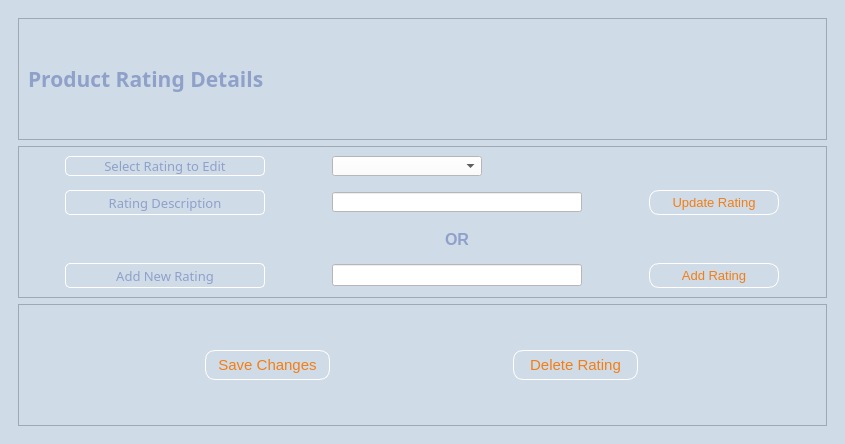
<?xml version="1.0" encoding="UTF-8"?>
<ui version="4.0">
 <class>ProductRatingDetail</class>
 <widget class="QMainWindow" name="ProductRatingDetail">
  <property name="geometry">
   <rect>
    <x>0</x>
    <y>0</y>
    <width>845</width>
    <height>444</height>
   </rect>
  </property>
  <property name="windowTitle">
   <string>Product Rating Details</string>
  </property>
  <property name="styleSheet">
   <string notr="true">background-color:#D0DBE8</string>
  </property>
  <widget class="QWidget" name="centralwidget">
   <layout class="QVBoxLayout" name="verticalLayout">
    <item>
     <widget class="QScrollArea" name="scrollArea">
      <property name="styleSheet">
       <string notr="true">QLineEdit{background-color:white;}
QPushButton{border:1px solid white; border-radius:10px;}
QLabel{color: #8FA0C9;}
QComboBox{background-color:white;}
QScrollBar{background: black;}
</string>
      </property>
      <property name="frameShape">
       <enum>QFrame::NoFrame</enum>
      </property>
      <property name="widgetResizable">
       <bool>true</bool>
      </property>
      <widget class="QWidget" name="scrollAreaWidgetContents">
       <property name="geometry">
        <rect>
         <x>0</x>
         <y>0</y>
         <width>823</width>
         <height>422</height>
        </rect>
       </property>
       <layout class="QVBoxLayout" name="verticalLayout_2">
        <item>
         <widget class="QFrame" name="frame">
          <property name="styleSheet">
           <string notr="true"/>
          </property>
          <property name="frameShape">
           <enum>QFrame::StyledPanel</enum>
          </property>
          <property name="frameShadow">
           <enum>QFrame::Raised</enum>
          </property>
          <layout class="QHBoxLayout" name="horizontalLayout_2">
           <item>
            <widget class="QLabel" name="Form_Name">
             <property name="font">
              <font>
               <family>Montserrat</family>
               <pointsize>16</pointsize>
               <weight>75</weight>
               <bold>true</bold>
              </font>
             </property>
             <property name="styleSheet">
              <string notr="true">color:#8FA0C9</string>
             </property>
             <property name="text">
              <string>Product Rating Details</string>
             </property>
             <property name="alignment">
              <set>Qt::AlignLeading|Qt::AlignLeft|Qt::AlignVCenter</set>
             </property>
            </widget>
           </item>
           <item>
            <widget class="QLabel" name="Hallywell_Linen_Company">
             <property name="maximumSize">
              <size>
               <width>437</width>
               <height>133</height>
              </size>
             </property>
             <property name="text">
              <string/>
             </property>
             <property name="pixmap">
              <pixmap>../../PycharmProjects/CIS-3365/Hallywell CRMS v1/Hallywell_Linen_Company.png</pixmap>
             </property>
             <property name="scaledContents">
              <bool>true</bool>
             </property>
            </widget>
           </item>
          </layout>
         </widget>
        </item>
        <item>
         <widget class="QFrame" name="frame_2">
          <property name="styleSheet">
           <string notr="true">QLineEdit{background-color:white;}
QComboBox{background-color:white;}
QLabel{color:#8FA0C9;}
QDoubleSpinBox{background-color:white;}
QPlainTextEdit{background-color:white;}
QLabel{border-radius:5px;border: 1px solid white;}
QPushButton{color:#F27E14;}
QPushButton::hover{border: solid black; background-color:white;}</string>
          </property>
          <property name="frameShape">
           <enum>QFrame::StyledPanel</enum>
          </property>
          <property name="frameShadow">
           <enum>QFrame::Raised</enum>
          </property>
          <layout class="QGridLayout" name="gridLayout">
           <property name="horizontalSpacing">
            <number>30</number>
           </property>
           <property name="verticalSpacing">
            <number>14</number>
           </property>
           <item row="2" column="1">
            <widget class="QLabel" name="label_2">
             <property name="minimumSize">
              <size>
               <width>0</width>
               <height>20</height>
              </size>
             </property>
             <property name="maximumSize">
              <size>
               <width>16777215</width>
               <height>20</height>
              </size>
             </property>
             <property name="font">
              <font>
               <pointsize>12</pointsize>
               <weight>75</weight>
               <bold>true</bold>
              </font>
             </property>
             <property name="styleSheet">
              <string notr="true">border:none;</string>
             </property>
             <property name="text">
              <string>OR</string>
             </property>
             <property name="alignment">
              <set>Qt::AlignCenter</set>
             </property>
            </widget>
           </item>
           <item row="0" column="0">
            <widget class="QLabel" name="label">
             <property name="minimumSize">
              <size>
               <width>200</width>
               <height>0</height>
              </size>
             </property>
             <property name="maximumSize">
              <size>
               <width>200</width>
               <height>16777215</height>
              </size>
             </property>
             <property name="font">
              <font>
               <family>Montserrat Medium</family>
               <pointsize>10</pointsize>
              </font>
             </property>
             <property name="frameShape">
              <enum>QFrame::Panel</enum>
             </property>
             <property name="frameShadow">
              <enum>QFrame::Raised</enum>
             </property>
             <property name="text">
              <string>Select Rating to Edit</string>
             </property>
             <property name="alignment">
              <set>Qt::AlignCenter</set>
             </property>
            </widget>
           </item>
           <item row="4" column="2">
            <widget class="QPushButton" name="add_button">
             <property name="minimumSize">
              <size>
               <width>120</width>
               <height>25</height>
              </size>
             </property>
             <property name="maximumSize">
              <size>
               <width>130</width>
               <height>16777215</height>
              </size>
             </property>
             <property name="font">
              <font>
               <pointsize>10</pointsize>
              </font>
             </property>
             <property name="text">
              <string>Add Rating</string>
             </property>
            </widget>
           </item>
           <item row="0" column="1">
            <widget class="QComboBox" name="comboBox_select">
             <property name="maximumSize">
              <size>
               <width>150</width>
               <height>20</height>
              </size>
             </property>
            </widget>
           </item>
           <item row="4" column="0">
            <widget class="QLabel" name="label_3">
             <property name="minimumSize">
              <size>
               <width>200</width>
               <height>0</height>
              </size>
             </property>
             <property name="maximumSize">
              <size>
               <width>150</width>
               <height>16777215</height>
              </size>
             </property>
             <property name="font">
              <font>
               <family>Montserrat Medium</family>
               <pointsize>10</pointsize>
              </font>
             </property>
             <property name="text">
              <string>Add New Rating</string>
             </property>
             <property name="alignment">
              <set>Qt::AlignCenter</set>
             </property>
            </widget>
           </item>
           <item row="1" column="0">
            <widget class="QLabel" name="label_4">
             <property name="minimumSize">
              <size>
               <width>200</width>
               <height>0</height>
              </size>
             </property>
             <property name="maximumSize">
              <size>
               <width>150</width>
               <height>16777215</height>
              </size>
             </property>
             <property name="font">
              <font>
               <family>Montserrat Medium</family>
               <pointsize>10</pointsize>
              </font>
             </property>
             <property name="frameShape">
              <enum>QFrame::Panel</enum>
             </property>
             <property name="frameShadow">
              <enum>QFrame::Raised</enum>
             </property>
             <property name="text">
              <string>Rating Description</string>
             </property>
             <property name="alignment">
              <set>Qt::AlignCenter</set>
             </property>
            </widget>
           </item>
           <item row="1" column="1">
            <widget class="QLineEdit" name="lineEdit_desc">
             <property name="maximumSize">
              <size>
               <width>250</width>
               <height>20</height>
              </size>
             </property>
             <property name="styleSheet">
              <string notr="true"/>
             </property>
            </widget>
           </item>
           <item row="1" column="2">
            <widget class="QPushButton" name="update_button">
             <property name="minimumSize">
              <size>
               <width>120</width>
               <height>25</height>
              </size>
             </property>
             <property name="maximumSize">
              <size>
               <width>130</width>
               <height>16777215</height>
              </size>
             </property>
             <property name="font">
              <font>
               <pointsize>10</pointsize>
              </font>
             </property>
             <property name="text">
              <string>Update Rating</string>
             </property>
            </widget>
           </item>
           <item row="4" column="1">
            <widget class="QLineEdit" name="lineEdit_new">
             <property name="maximumSize">
              <size>
               <width>250</width>
               <height>16777215</height>
              </size>
             </property>
            </widget>
           </item>
          </layout>
         </widget>
        </item>
        <item>
         <widget class="QFrame" name="frame_5">
          <property name="styleSheet">
           <string notr="true">QPushButton{color:#F27E14;}
QPushButton::hover{border: solid black; background-color:white;}</string>
          </property>
          <property name="frameShape">
           <enum>QFrame::StyledPanel</enum>
          </property>
          <property name="frameShadow">
           <enum>QFrame::Raised</enum>
          </property>
          <layout class="QHBoxLayout" name="horizontalLayout_4">
           <item>
            <widget class="QPushButton" name="save_Button">
             <property name="minimumSize">
              <size>
               <width>125</width>
               <height>30</height>
              </size>
             </property>
             <property name="maximumSize">
              <size>
               <width>120</width>
               <height>16777215</height>
              </size>
             </property>
             <property name="font">
              <font>
               <pointsize>11</pointsize>
              </font>
             </property>
             <property name="cursor">
              <cursorShape>PointingHandCursor</cursorShape>
             </property>
             <property name="text">
              <string>Save Changes</string>
             </property>
            </widget>
           </item>
           <item>
            <widget class="QPushButton" name="delete_Button">
             <property name="minimumSize">
              <size>
               <width>125</width>
               <height>30</height>
              </size>
             </property>
             <property name="maximumSize">
              <size>
               <width>125</width>
               <height>16777215</height>
              </size>
             </property>
             <property name="font">
              <font>
               <pointsize>11</pointsize>
              </font>
             </property>
             <property name="cursor">
              <cursorShape>PointingHandCursor</cursorShape>
             </property>
             <property name="text">
              <string>Delete Rating</string>
             </property>
            </widget>
           </item>
          </layout>
         </widget>
        </item>
       </layout>
      </widget>
     </widget>
    </item>
   </layout>
  </widget>
 </widget>
 <resources/>
 <connections/>
</ui>
